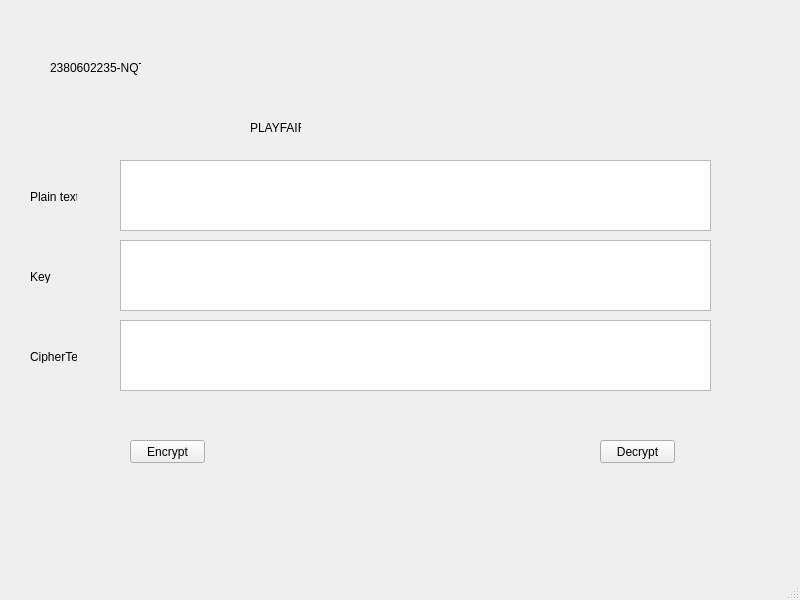
<?xml version="1.0" encoding="UTF-8"?>
<ui version="4.0">
 <class>MainWindow</class>
 <widget class="QMainWindow" name="MainWindow">
  <property name="geometry">
   <rect>
    <x>0</x>
    <y>0</y>
    <width>800</width>
    <height>600</height>
   </rect>
  </property>
  <property name="windowTitle">
   <string>MainWindow</string>
  </property>
  <widget class="QWidget" name="centralwidget">
   <widget class="QPlainTextEdit" name="plainTextEdit">
    <property name="geometry">
     <rect>
      <x>120</x>
      <y>320</y>
      <width>591</width>
      <height>71</height>
     </rect>
    </property>
   </widget>
   <widget class="QPlainTextEdit" name="plainTextEdit_2">
    <property name="geometry">
     <rect>
      <x>120</x>
      <y>240</y>
      <width>591</width>
      <height>71</height>
     </rect>
    </property>
   </widget>
   <widget class="QPlainTextEdit" name="plainTextEdit_3">
    <property name="geometry">
     <rect>
      <x>120</x>
      <y>160</y>
      <width>591</width>
      <height>71</height>
     </rect>
    </property>
   </widget>
   <widget class="QLabel" name="label">
    <property name="geometry">
     <rect>
      <x>30</x>
      <y>190</y>
      <width>47</width>
      <height>13</height>
     </rect>
    </property>
    <property name="text">
     <string>Plain text</string>
    </property>
   </widget>
   <widget class="QLabel" name="label_2">
    <property name="geometry">
     <rect>
      <x>30</x>
      <y>270</y>
      <width>47</width>
      <height>13</height>
     </rect>
    </property>
    <property name="text">
     <string>Key</string>
    </property>
   </widget>
   <widget class="QLabel" name="label_3">
    <property name="geometry">
     <rect>
      <x>30</x>
      <y>350</y>
      <width>47</width>
      <height>13</height>
     </rect>
    </property>
    <property name="text">
     <string>CipherText</string>
    </property>
   </widget>
   <widget class="QLabel" name="label_4">
    <property name="geometry">
     <rect>
      <x>250</x>
      <y>120</y>
      <width>51</width>
      <height>16</height>
     </rect>
    </property>
    <property name="text">
     <string>PLAYFAIR</string>
    </property>
   </widget>
   <widget class="QLabel" name="label_5">
    <property name="geometry">
     <rect>
      <x>50</x>
      <y>60</y>
      <width>91</width>
      <height>16</height>
     </rect>
    </property>
    <property name="text">
     <string>2380602235-NQT</string>
    </property>
   </widget>
   <widget class="QPushButton" name="pushButton">
    <property name="geometry">
     <rect>
      <x>130</x>
      <y>440</y>
      <width>75</width>
      <height>23</height>
     </rect>
    </property>
    <property name="text">
     <string>Encrypt</string>
    </property>
   </widget>
   <widget class="QPushButton" name="pushButton_2">
    <property name="geometry">
     <rect>
      <x>600</x>
      <y>440</y>
      <width>75</width>
      <height>23</height>
     </rect>
    </property>
    <property name="text">
     <string>Decrypt</string>
    </property>
   </widget>
  </widget>
  <widget class="QMenuBar" name="menubar">
   <property name="geometry">
    <rect>
     <x>0</x>
     <y>0</y>
     <width>800</width>
     <height>21</height>
    </rect>
   </property>
  </widget>
  <widget class="QStatusBar" name="statusbar"/>
 </widget>
 <resources/>
 <connections/>
</ui>
